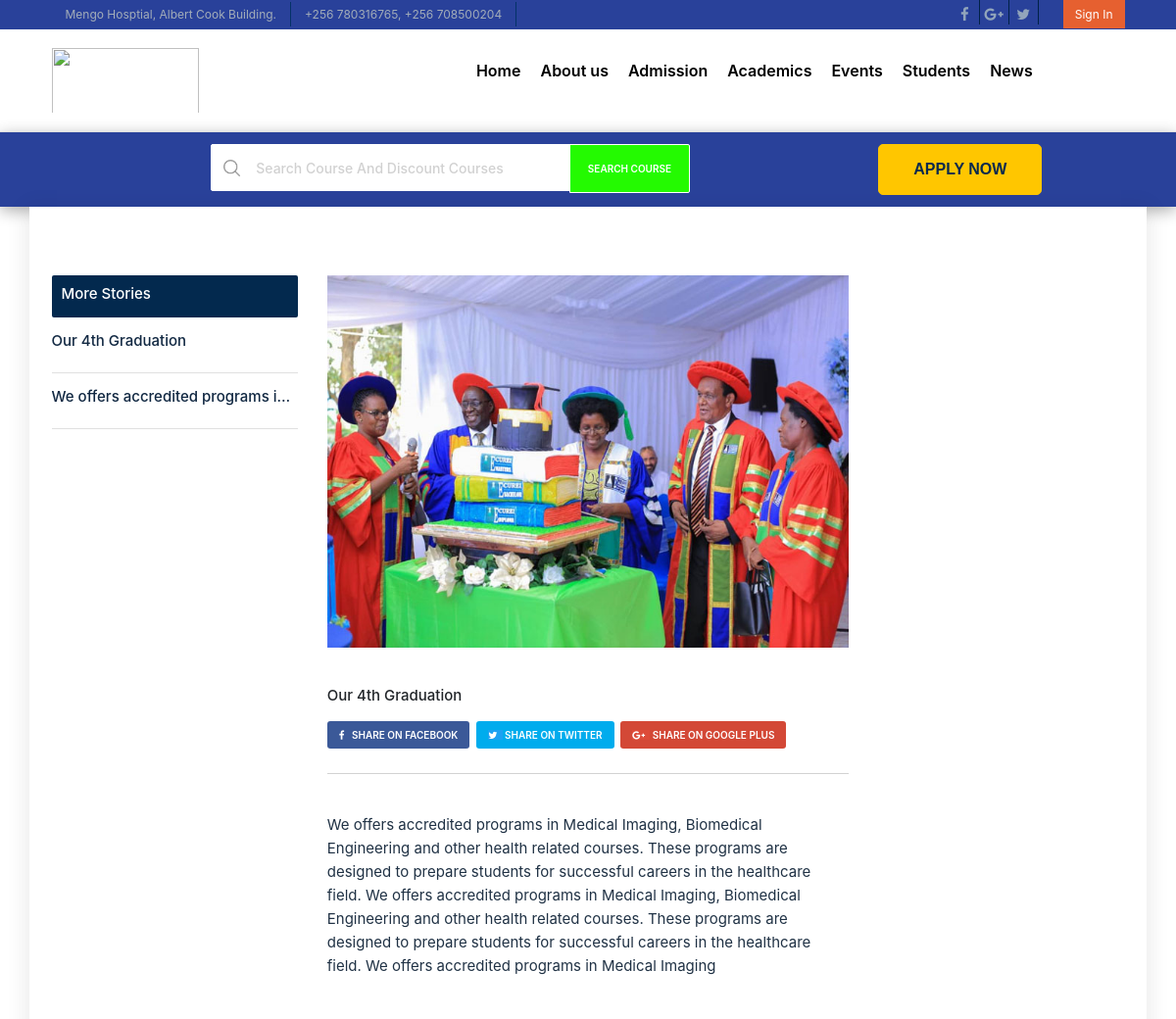
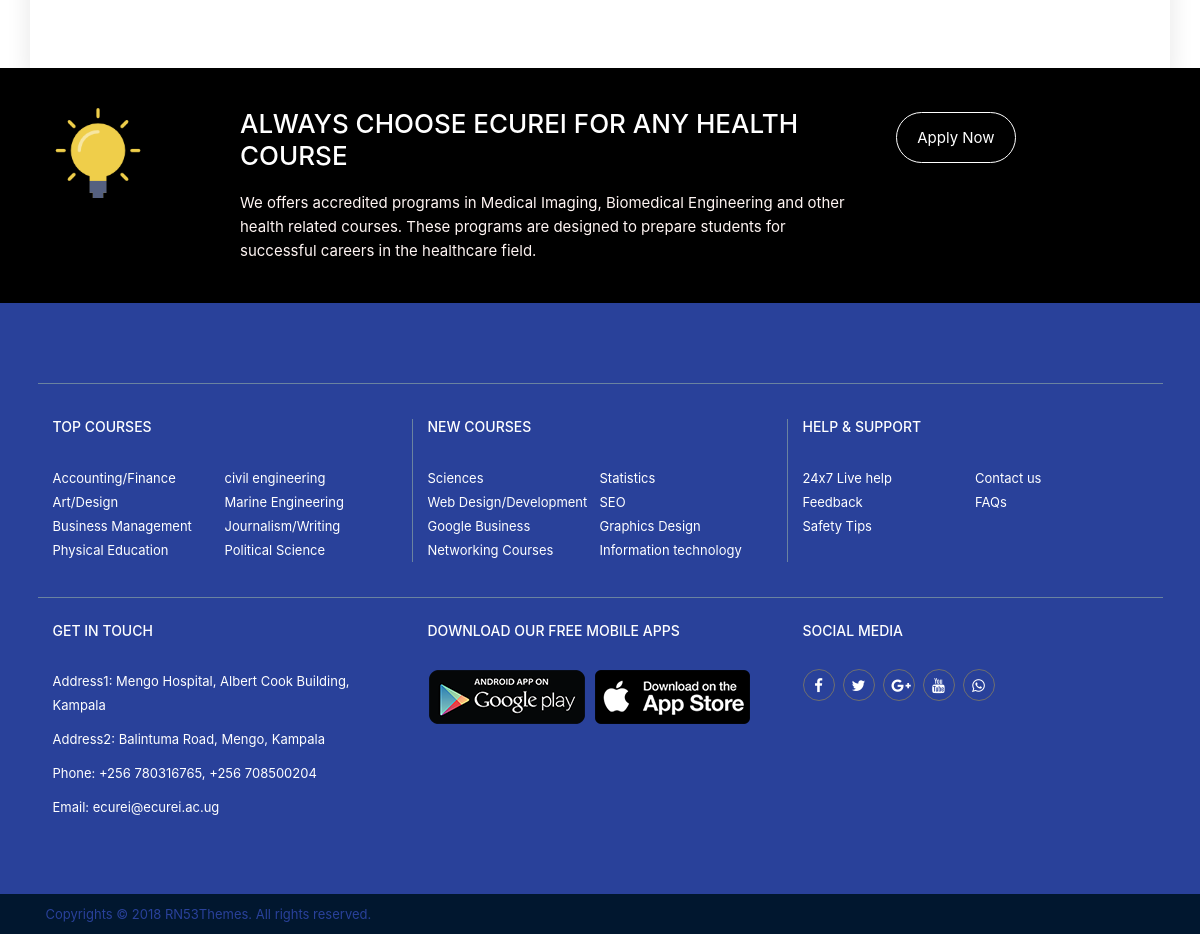
Screenshot of /blog.php with the database file from the repository (2 pictures, top to bottom).
### tables this page shows
CREATE TABLE `blog` (
  `bl_id` int(11) NOT NULL,
  `header` varchar(250) NOT NULL,
  `img` varchar(250) NOT NULL,
  `body` text NOT NULL
);

### root/config.php (called while the page is built, shortened)
<?php
 try{
	$dbh = new PDO("mysql:host=".DB_SERVER.";dbname=".DB_NAME, DB_USER, DB_PASS, array(PDO::ATTR_PERSISTENT => true));
	$dbh->setAttribute(PDO::ATTR_ERRMODE, PDO::ERRMODE_WARNING);
	}
catch(PDOException $e)
{
	echo $e->getMessage();
}
function dbSQL($q='')
{
	global $dbh;
	$r = $dbh->prepare($q);
	$r->execute();
	$results = array();
	while($row = $r->fetch(PDO::FETCH_OBJ)){
		$results[] = $row;
	}
	return $results;
}
?>

### blog.php (the view)
<?php include 'header.php'; ?>
    <section>
        <div class="container com-sp pad-bot-70 pg-inn">
            <div class="row">
                <div class="cor">
                    <div class="col-md-3">
                       <div class="cor-side-com">
                            <div class="">
                                <div class="de-left-tit">
                                    <h4>More Stories</h4>
                                </div>
                            </div>
                            <div class="ho-event">
                                <ul>
                <?php $blog = dbSQL("SELECT * FROM blog ORDER BY blog.bl_id DESC ");
                    foreach ($blog as $blog) { ?>
                                    <li>
                                        <div class="ho-ev-link ho-ev-link-full">
                                            <a href="#">
                                                <h4><?=$blog->header; ?></h4>
                                            </a>
                                        </div>
                                    </li>
                        <?php } ?>
                                </ul>
                            </div>
                        </div>
                    </div>
                    <?php $blog = dbSQL("SELECT * FROM blog ORDER BY blog.bl_id DESC limit 1 ");
                    foreach ($blog as $blog) { ?>
                    <div class="col-md-6">
                        <div class="cor-mid-img">
                            <img src="<?=$blog->img; ?>" alt="">
                        </div>
                        <div class="cor-con-mid">
                            <div class="cor-p1">
                                <h4><?=$blog->header; ?></h4>
                              <div class="share-btn">
                                    <ul>
                                        <li><a href="#"><i class="fa fa-facebook fb1"></i> Share On Facebook</a>
                                        </li>
                                        <li><a href="#"><i class="fa fa-twitter tw1"></i> Share On Twitter</a>
                                        </li>
                                        <li><a href="#"><i class="fa fa-google-plus gp1"></i> Share On Google Plus</a>
                                        </li>
                                    </ul>
                                </div>
                            </div>
                            <div class="cor-p4">
                                <p><?=$blog->body; ?></p>
                            </div>
                        </div>
                    </div>
                    <?php } ?>
                </div>
            </div>
        </div>
    </section>
<?php include 'footer.php'; ?>

### rows the page displays
blog: header "Our 4th Graduation", img (picture), body "We offers accredited programs in Medical Imaging, Biomedical Engineering and other health related courses. These programs are designed to prepare students for successful careers in the healthcare field. We offers accredited programs in Medical Imaging, Biomedical Engineering and other health related courses. These programs are designed to prepare students for successful careers in the healthcare field. We offers accredited programs in Medical Imaging"
blog: header "We offers accredited programs i…"
